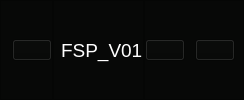
     <widget class="QFrame" name="header_frame">
      <property name="styleSheet">
       <string notr="true">*{background-color: rgb(7,8,7);}

QFrame#header_frame{
	border: 1px solid rgb(11,13,11);
}</string>
      </property>
      <property name="frameShape">
       <enum>QFrame::NoFrame</enum>
      </property>
      <property name="frameShadow">
       <enum>QFrame::Raised</enum>
      </property>
      <layout class="QHBoxLayout" name="horizontalLayout">
       <property name="spacing">
        <number>0</number>
       </property>
       <property name="leftMargin">
        <number>0</number>
       </property>
       <property name="topMargin">
        <number>0</number>
       </property>
       <property name="rightMargin">
        <number>0</number>
       </property>
       <property name="bottomMargin">
        <number>0</number>
       </property>
       <item alignment="Qt::AlignLeft">
        <widget class="QFrame" name="header_left_frame">
         <property name="frameShape">
          <enum>QFrame::StyledPanel</enum>
         </property>
         <property name="frameShadow">
          <enum>QFrame::Raised</enum>
         </property>
         <layout class="QHBoxLayout" name="horizontalLayout_4">
          <property name="spacing">
           <number>0</number>
          </property>
          <property name="leftMargin">
           <number>11</number>
          </property>
          <property name="topMargin">
           <number>0</number>
          </property>
          <property name="rightMargin">
           <number>0</number>
          </property>
          <property name="bottomMargin">
           <number>0</number>
          </property>
          <item alignment="Qt::AlignLeft">
           <widget class="QPushButton" name="pushButton">
            <property name="font">
             <font>
              <weight>75</weight>
              <bold>true</bold>
             </font>
            </property>
            <property name="autoFillBackground">
             <bool>false</bool>
            </property>
            <property name="text">
             <string/>
            </property>
            <property name="icon">
             <iconset resource="icons.qrc">
              <normaloff>:/icons/iconsSVG/align-left.svg</normaloff>:/icons/iconsSVG/align-left.svg</iconset>
            </property>
            <property name="iconSize">
             <size>
              <width>32</width>
              <height>32</height>
             </size>
            </property>
           </widget>
          </item>
         </layout>
        </widget>
       </item>
       <item>
        <widget class="QFrame" name="header_center_frame">
         <property name="frameShape">
          <enum>QFrame::StyledPanel</enum>
         </property>
         <property name="frameShadow">
          <enum>QFrame::Raised</enum>
         </property>
         <layout class="QHBoxLayout" name="horizontalLayout_3">
          <property name="spacing">
           <number>0</number>
          </property>
          <property name="leftMargin">
           <number>0</number>
          </property>
          <property name="topMargin">
           <number>0</number>
          </property>
          <property name="rightMargin">
           <number>0</number>
          </property>
          <property name="bottomMargin">
           <number>0</number>
          </property>
          <item alignment="Qt::AlignRight">
           <widget class="QLabel" name="label">
            <property name="text">
             <string/>
            </property>
            <property name="pixmap">
             <pixmap resource="icons.qrc">:/icons/iconsSVG/laptop.svg</pixmap>
            </property>
            <property name="scaledContents">
             <bool>false</bool>
            </property>
           </widget>
          </item>
          <item>
           <widget class="QLabel" name="label_2">
            <property name="palette">
             <palette>
              <active>
               <colorrole role="WindowText">
                <brush brushstyle="SolidPattern">
                 <color alpha="255">
                  <red>255</red>
                  <green>255</green>
                  <blue>255</blue>
                 </color>
                </brush>
               </colorrole>
               <colorrole role="Button">
                <brush brushstyle="SolidPattern">
                 <color alpha="255">
                  <red>7</red>
                  <green>8</green>
                  <blue>7</blue>
                 </color>
                </brush>
               </colorrole>
               <colorrole role="Text">
                <brush brushstyle="SolidPattern">
                 <color alpha="255">
                  <red>255</red>
                  <green>255</green>
                  <blue>255</blue>
                 </color>
                </brush>
               </colorrole>
               <colorrole role="ButtonText">
                <brush brushstyle="SolidPattern">
                 <color alpha="255">
                  <red>255</red>
                  <green>255</green>
                  <blue>255</blue>
                 </color>
                </brush>
               </colorrole>
               <colorrole role="Base">
                <brush brushstyle="SolidPattern">
                 <color alpha="255">
                  <red>7</red>
                  <green>8</green>
                  <blue>7</blue>
                 </color>
                </brush>
               </colorrole>
               <colorrole role="Window">
                <brush brushstyle="SolidPattern">
                 <color alpha="255">
                  <red>7</red>
                  <green>8</green>
                  <blue>7</blue>
                 </color>
                </brush>
               </colorrole>
              </active>
              <inactive>
               <colorrole role="WindowText">
                <brush brushstyle="SolidPattern">
                 <color alpha="255">
                  <red>255</red>
                  <green>255</green>
                  <blue>255</blue>
                 </color>
                </brush>
               </colorrole>
               <colorrole role="Button">
                <brush brushstyle="SolidPattern">
                 <color alpha="255">
                  <red>7</red>
                  <green>8</green>
                  <blue>7</blue>
                 </color>
                </brush>
               </colorrole>
               <colorrole role="Text">
                <brush brushstyle="SolidPattern">
                 <color alpha="255">
                  <red>255</red>
                  <green>255</green>
                  <blue>255</blue>
                 </color>
                </brush>
               </colorrole>
               <colorrole role="ButtonText">
                <brush brushstyle="SolidPattern">
                 <color alpha="255">
                  <red>255</red>
                  <green>255</green>
                  <blue>255</blue>
                 </color>
                </brush>
               </colorrole>
               <colorrole role="Base">
                <brush brushstyle="SolidPattern">
                 <color alpha="255">
                  <red>7</red>
                  <green>8</green>
                  <blue>7</blue>
                 </color>
                </brush>
               </colorrole>
               <colorrole role="Window">
                <brush brushstyle="SolidPattern">
                 <color alpha="255">
                  <red>7</red>
                  <green>8</green>
                  <blue>7</blue>
                 </color>
                </brush>
               </colorrole>
              </inactive>
              <disabled>
               <colorrole role="WindowText">
                <brush brushstyle="SolidPattern">
                 <color alpha="255">
                  <red>255</red>
                  <green>255</green>
                  <blue>255</blue>
                 </color>
                </brush>
               </colorrole>
               <colorrole role="Button">
                <brush brushstyle="SolidPattern">
                 <color alpha="255">
                  <red>7</red>
                  <green>8</green>
                  <blue>7</blue>
                 </color>
                </brush>
               </colorrole>
               <colorrole role="Text">
                <brush brushstyle="SolidPattern">
                 <color alpha="255">
                  <red>255</red>
                  <green>255</green>
                  <blue>255</blue>
                 </color>
                </brush>
               </colorrole>
               <colorrole role="ButtonText">
                <brush brushstyle="SolidPattern">
                 <color alpha="255">
                  <red>255</red>
                  <green>255</green>
                  <blue>255</blue>
                 </color>
                </brush>
               </colorrole>
               <colorrole role="Base">
                <brush brushstyle="SolidPattern">
                 <color alpha="255">
                  <red>7</red>
                  <green>8</green>
                  <blue>7</blue>
                 </color>
                </brush>
               </colorrole>
               <colorrole role="Window">
                <brush brushstyle="SolidPattern">
                 <color alpha="255">
                  <red>7</red>
                  <green>8</green>
                  <blue>7</blue>
                 </color>
                </brush>
               </colorrole>
              </disabled>
             </palette>
            </property>
            <property name="font">
             <font>
              <pointsize>14</pointsize>
             </font>
            </property>
            <property name="autoFillBackground">
             <bool>false</bool>
            </property>
            <property name="text">
             <string>FSP_V01</string>
            </property>
           </widget>
          </item>
         </layout>
        </widget>
       </item>
       <item alignment="Qt::AlignRight">
        <widget class="QFrame" name="header_right_frame">
         <property name="styleSheet">
          <string notr="true">#close_window_btn:hover,
#min_window_btn:hover,
#restor_window_btn:hover
{

background:#0f120f;

}
</string>
         </property>
         <property name="frameShape">
          <enum>QFrame::StyledPanel</enum>
         </property>
         <property name="frameShadow">
          <enum>QFrame::Raised</enum>
         </property>
         <layout class="QHBoxLayout" name="horizontalLayout_2">
          <property name="spacing">
           <number>10</number>
          </property>
          <property name="leftMargin">
           <number>0</number>
          </property>
          <property name="topMargin">
           <number>0</number>
          </property>
          <property name="rightMargin">
           <number>8</number>
          </property>
          <property name="bottomMargin">
           <number>0</number>
          </property>
          <item>
           <widget class="QPushButton" name="min_window_btn">
            <property name="text">
             <string/>
            </property>
            <property name="icon">
             <iconset resource="icons.qrc">
              <normaloff>:/icons/iconsSVG/minus.svg</normaloff>:/icons/iconsSVG/minus.svg</iconset>
            </property>
           </widget>
          </item>
          <item>
           <widget class="QPushButton" name="close_window_btn">
            <property name="text">
             <string/>
            </property>
            <property name="icon">
             <iconset resource="icons.qrc">
              <normaloff>:/icons/iconsSVG/close.svg</normaloff>:/icons/iconsSVG/close.svg</iconset>
            </property>
           </widget>
          </item>
         </layout>
        </widget>
       </item>
      </layout>
     </widget>
